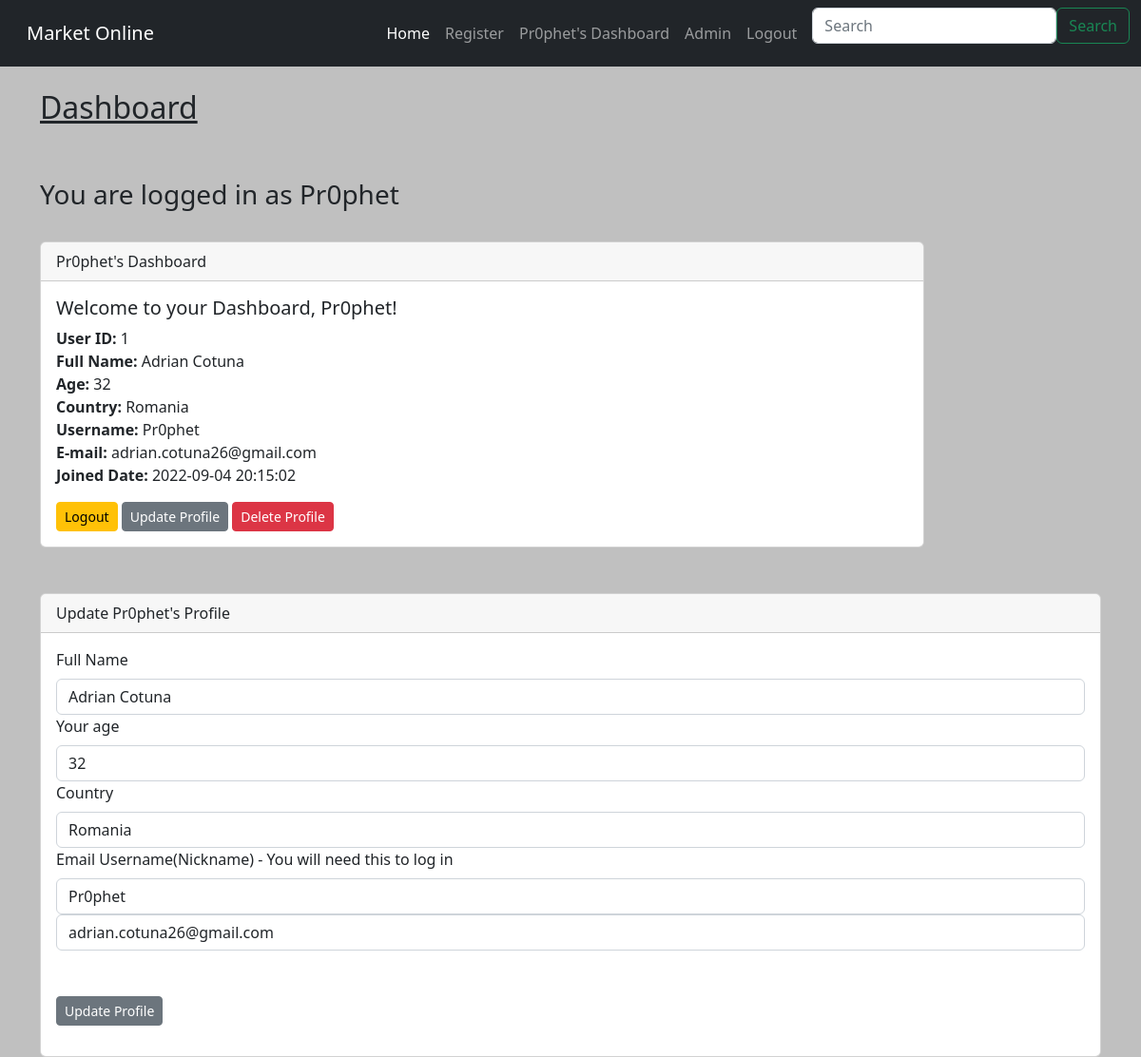
The app's page /dashboard (signed in) with its own data.
### app.py (models this page shows)
class Users(UserMixin, db.Model):
    id = db.Column(db.Integer(), primary_key=True)
    full_name = db.Column(db.String(200))
    age = db.Column(db.Integer())
    location = db.Column(db.String())
    username = db.Column(db.String(15), unique=True)
    password = db.Column(db.String(80))
    email = db.Column(db.String(), unique=True)
    date_added = db.Column(db.String())

### app.py (the view, shortened to what this page needs)
@app.route("/dashboard", methods=["GET", "POST"])
@login_required
def dashboard():
    form = UserUpdate()
    id = current_user.id
    to_update = Users.query.get_or_404(id)
    return render_template("dashboard.html",
                           current_user=current_user,
                           to_update=to_update,
                           form=form)

### app.py
class UserUpdate(FlaskForm):
    full_name = StringField("Full Name", validators=[InputRequired()])
    age = StringField("Your age", validators=[InputRequired()])
    location = StringField("Country", validators=[InputRequired()])
    username = StringField("Username(Nickname) - You will need this to log in",
                           validators=[InputRequired(), Length(min=4, max=15)])
    email = StringField("Email", validators=[InputRequired(), Email(message="Invalid E-mail!")])
    submit = SubmitField("Update Profile")

### app.py (called while the page is built)
@login_manager.user_loader
def load_user(user_id):
    return Users.query.get(int(user_id))

### templates/dashboard.html (shortened to what this page needs)
{% extends "base.html" %}
{% block content %}
<div class="col-sm-9 col-sm-9-offset-3 col-md-10 col-md-offset-2 main">
    <h2 class="page-header"><u>Dashboard</u></h2>
    <br/><br/>
    <h3 class="page-header">You are logged in as {{ current_user.username }}</h3>
    <br/>
<div class="card">
  <div class="card-header">
    {{ current_user.username }}'s Dashboard
</div>
  <div class="card-body">
    <h5 class="card-title">Welcome to your Dashboard, {{ current_user.username }}!</h5>
    <p class="card-text"><strong>User ID: </strong>{{ current_user.id}}<br/>
                        <strong>Full Name: </strong>{{ current_user.full_name}}<br/>
                        <strong>Age: </strong>{{ current_user.age}}<br/>
                        <strong>Country: </strong>{{ current_user.location}}<br/>
                        <strong>Username: </strong>{{ current_user.username}}<br/>
                        <strong>E-mail: </strong>{{ current_user.email}}<br/>
                        <strong>Joined Date: </strong>{{ current_user.date_added}}<br/></p>
    <a href="{{ url_for('logout') }}" class="btn btn-warning btn-sm">Logout</a>
    <a href="{{ url_for('dashboard') }}" class="btn btn-secondary btn-sm">Update Profile</a>
    <a href="#" class="btn btn-danger btn-sm">Delete Profile</a>
  </div>
</div>
</div>
<br/><br/>
<div class="card">
  <div class="card-header">
   Update {{ current_user.username }}'s Profile
</div>
    <div class="card-body">
        <form action="/dashboard" method="POST">
            {{ form.full_name.label(class="form-label") }}
            {{ form.full_name(class="form-control", value=to_update.full_name) }}
            {{ form.age.label(class="form-label") }}
            {{ form.age(class="form-control", value=to_update.age) }}
            {{ form.location.label(class="form-label") }}
            {{ form.location(class="form-control", value=to_update.location) }}
            {{ form.email.label(class="form-label") }}
            {{ form.username.label(class="form-label") }}
            {{ form.username(class="form-control", value=to_update.username) }}
            {{ form.email(class="form-control", value=to_update.email) }}
            <br/><br/>
            {{ form.submit( class="btn btn-sm btn-secondary") }}
        </form>
    </div>
</div>
{% endblock %}

### templates/navbar.html (shortened to what this page needs)
<nav class="navbar navbar-expand-lg navbar-dark bg-dark">
  <div class="container-fluid">
    <a class="navbar-brand" href="{{ url_for('index') }}">Market Online</a>
    <div class="collapse navbar-collapse" id="navbarSupportedContent">
      <ul class="navbar-nav me-auto mb-2 mb-lg-0">
        <li class="nav-item">
          <a class="nav-link active" aria-current="page" href="{{ url_for('index') }}">Home</a>
        </li>
        <li class="nav-item">
          <a class="nav-link" href="{{ url_for('signup') }}">Register</a>
        </li>
        {% if current_user.is_authenticated %}
          <li class="nav-item">
            <a class="nav-link" href="{{ url_for('dashboard') }}">{{ current_user.username }}'s Dashboard</a>
          </li>
        {% if current_user.id == 1 %}
          <li class="nav-item">
            <a class="nav-link" href="{{ url_for('admin') }}">Admin</a>
          </li>
        {% endif %}
          <li class="nav-item">
            <a class="nav-link" href="{{ url_for('logout') }}">Logout</a>
          </li>
        {% else %}
          <li class="nav-item">
            <a class="nav-link" href="{{ url_for('login') }}">Login</a>
          </li>
        {% endif %}
      </ul>
      <form class="d-flex" role="search">
        <input class="form-control me-2" type="search" placeholder="Search" aria-label="Search">
        <button class="btn btn-outline-success" type="submit">Search</button>
      </form>
    </div>
  </div>
</nav>

### static/css/style.css (style rules this page uses)
body { background: silver; }

### records on screen
Users: username "Pr0phet", id "1", full_name "Adrian Cotuna", age "32", location "Romania", email "adrian.cotuna26@gmail.com", date_added "2022-09-04 20:15:02"
